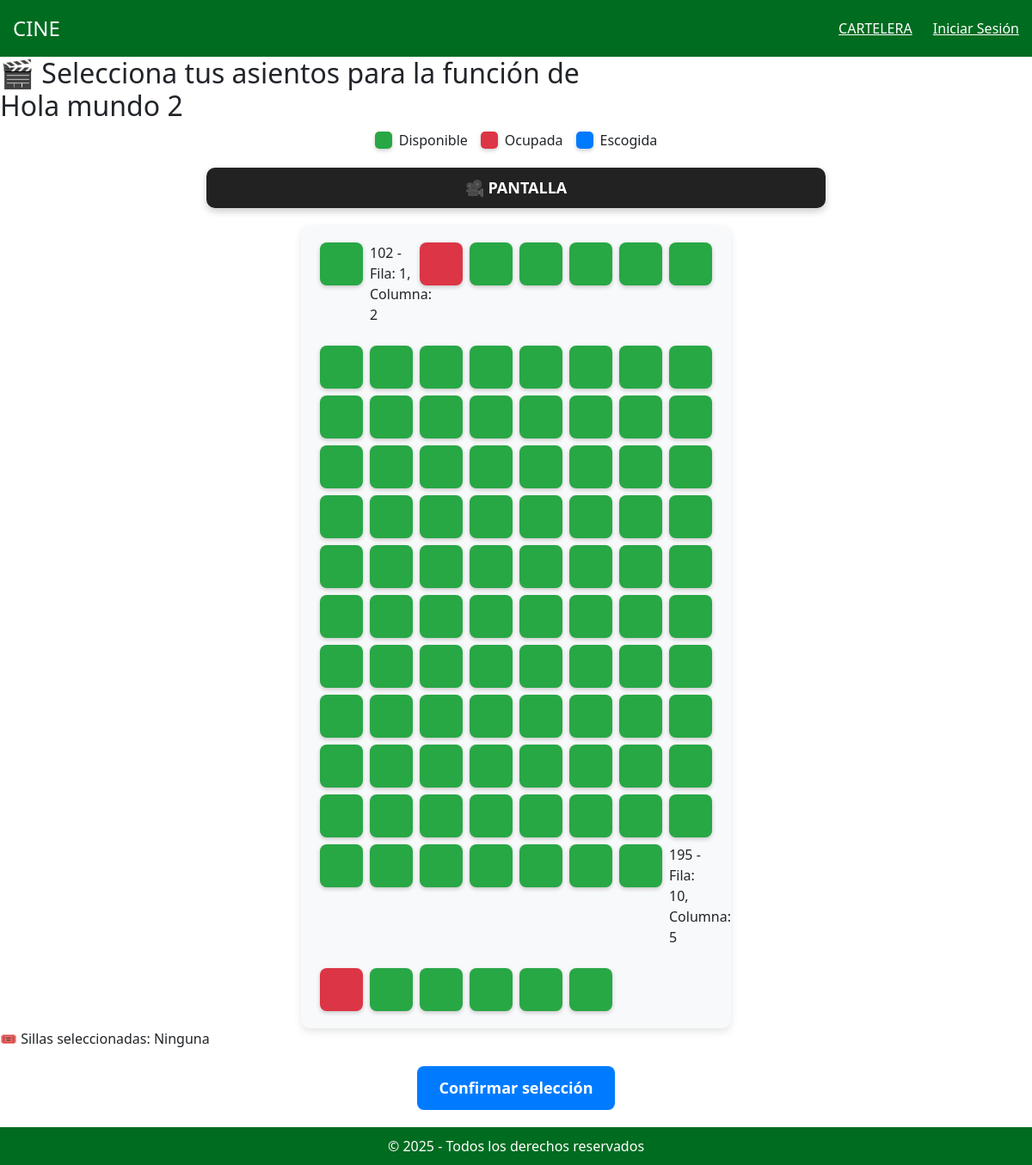
Page /usuarios/horario/8/sillas/ on the committed database.
### usuarios/models.py (models this page shows, shortened)
class Horario(models.Model):
    id_horario = models.AutoField(primary_key=True)
    pelicula = models.ForeignKey(Pelicula, on_delete=models.CASCADE, related_name="horarios")
    sala = models.ForeignKey(Sala, on_delete=models.CASCADE, related_name="horarios")
    fecha = models.DateField()
    hora = models.TimeField()

class Pelicula(models.Model):
    id_pelicula = models.AutoField(primary_key=True)
    titulo = models.CharField(max_length=200)
    imagen = models.ImageField(upload_to='peliculas/')
    sinopsis = models.TextField(default="Sinopsis no disponible.")
    genero = models.CharField(max_length=100)
    formato = models.CharField(max_length=50)  # 2D, 3D, 4DX
    estreno = models.BooleanField(default=False)
    preventa = models.BooleanField(default=False)
    trailer_url = models.URLField()
    calificacion = models.IntegerField(default=0)  # de 1 a 5 estrellas
    sala = models.ForeignKey(Sala, on_delete=models.SET_NULL, related_name="peliculas", null=True, blank=True)

class Silla(models.Model):
    ESTADO_SILLA_CHOICES = [
        ('disponible', 'Disponible'),
        ('no-disponible', 'No disponible'),
        ('ocupada', 'Ocupada'),
    ]
    id_silla = models.AutoField(primary_key=True)
    sala = models.ForeignKey(Sala, on_delete=models.CASCADE, related_name='sillas')
    horario = models.ForeignKey('Horario', on_delete=models.CASCADE, null=True, blank=True)
    fila = models.PositiveIntegerField(default=10)  # Agregar este campo
    columna = models.PositiveIntegerField(default=10)  # Agregar este campo
    estado = models.CharField(max_length=15, choices=ESTADO_SILLA_CHOICES, default='disponible')

### usuarios/views.py (the view)
# urls.py: path('horario/<int:horario_id>/sillas/', seleccionar_sillas, name='seleccionar_sillas'),
def seleccionar_sillas(request, horario_id):
    horario = get_object_or_404(Horario, id_horario=horario_id)
    sillas = Silla.objects.filter(sala=horario.sala)
    sillas_ocupadas = Reserva.objects.filter(horario=horario).values_list('sillas__id_silla', flat=True)
    if request.method == 'POST':
        sillas_seleccionadas = request.POST.getlist('sillas')
        reserva = Reserva.objects.create(horario=horario, usuario=request.user)
        reserva.sillas.set(Silla.objects.filter(id_silla__in=sillas_seleccionadas))  # Asignar las sillas
        return redirect('confirmar_compra')
    return render(request, 'usuarios/seleccionar_sillas.html', {
        'horario': horario,
        'sillas': sillas,
        'sillas_ocupadas': list(sillas_ocupadas)  # Enviar la lista de IDs ocupados
    })
    return render(request, 'usuarios/seleccionar_sillas.html', {
        'horario': horario,
        'sillas': sillas,
        'sillas_ocupadas': list(sillas_ocupadas)  # Enviar la lista de IDs ocupados
    })

### usuarios/templates/usuarios/seleccionar_sillas.html (shortened to what this page needs)
{% extends 'base.html' %}
{% block content %}
<h2 class="titulo">🎬 Selecciona tus asientos para la función de <br> <span>{{ horario.pelicula.titulo }}</span></h2>
<div class="estado-sillas">
    <div><span class="silla disponible"></span> Disponible</div>
    <div><span class="silla ocupada"></span> Ocupada</div>
    <div><span class="silla escogida"></span> Escogida</div>
</div>
<form action="{% url 'reservar_sillas' horario.id_horario %}" method="POST">
    <div class="pantalla">🎥 PANTALLA</div>
    <div class="sala">
        {% for silla in sillas %}
            {% if silla.id_silla in sillas_ocupadas %}
            <p>{{ silla.id_silla }} - Fila: {{ silla.fila }}, Columna: {{ silla.columna }}</p>
                <div class="silla ocupada" data-silla-id="{{ silla.id_silla }}">
            {% else %}
                <div class="silla disponible" data-silla-id="{{ silla.id_silla }}" onclick="seleccionarSilla(this)">
            {% endif %}
            </div>
        {% endfor %}
    </div>
    <p class="seleccionadas-texto">🎟️ Sillas seleccionadas: <span id="sillas_texto">Ninguna</span></p>
    <button type="submit" class="boton-confirmar">Confirmar selección</button>
</form>
{% endblock %}

### usuarios/templates/usuarios/seleccionar_sillas.html (style rules this page uses)
.silla { width: 50px; height: 50px; text-align: center; line-height: 50px; border-radius: 8px; font-weight: bold; cursor: pointer; user-select: none; transition: 0.3s ease; box-shadow: 0 2px 5px rgba(0, 0, 0, 0.2); }
.pantalla { text-align: center; font-size: 18px; font-weight: bold; padding: 10px; background: #222; color: white; width: 60%; margin: 0 auto 20px; border-radius: 10px; box-shadow: 0 4px 8px rgba(0, 0, 0, 0.2); }
.estado-sillas { display: flex; justify-content: center; gap: 15px; margin-bottom: 20px; }
.estado-sillas div { display: flex; align-items: center; gap: 8px; font-size: 16px; }
.estado-sillas .silla { width: 20px; height: 20px; display: inline-block; border-radius: 5px; }
.sala { display: grid; grid-template-columns: repeat(10, 1fr); gap: 10px; justify-content: center; padding: 20px; background: #f8f9fa; border-radius: 10px; box-shadow: 0 4px 10px rgba(0, 0, 0, 0.1); max-width: 600px; margin: auto; }
.disponible { background-color: #28a745; color: white; }
.ocupada { background-color: #dc3545; color: white; pointer-events: none; }
.escogida { background-color: #007bff; color: white; }
.boton-confirmar { display: block; margin: 20px auto; padding: 12px 25px; font-size: 18px; font-weight: bold; color: white; background: #007bff; border: none; border-radius: 8px; cursor: pointer; transition: 0.3s ease; }
.sala { display: grid; grid-template-columns: repeat(8, 50px); gap: 8px; justify-content: center; padding: 20px; background: #f8f9fa; border-radius: 10px; box-shadow: 0 4px 10px rgba(0, 0, 0, 0.1); max-width: 500px; margin: auto; }

### rows in the picture
Horario: pelicula.titulo "Hola mundo 2"
Silla: id_silla "102", fila "1", columna "2"
Silla: id_silla "195", fila "10", columna "5"
